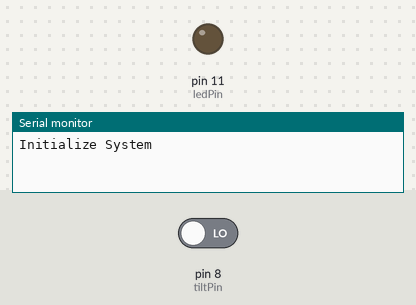
Recording of a sketch running on a simulated Arduino Uno, built with avr-gcc and run on an emulated ATmega328P. Shown: output pins drawn as LEDs (lit = HIGH), the last lines printed to the serial monitor. The inputs (shaded band) are chosen by the test bench; at power-on: pin 8 (tiltPin) LOW.

Above: at 1.2 s.
1.3 s: pin 8 (tiltPin) driven HIGH
At 2.5 s:
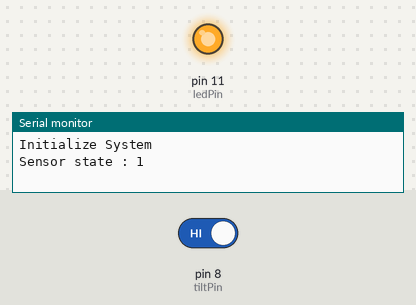
2.8 s: pin 8 (tiltPin) driven LOW
At 3.6 s:
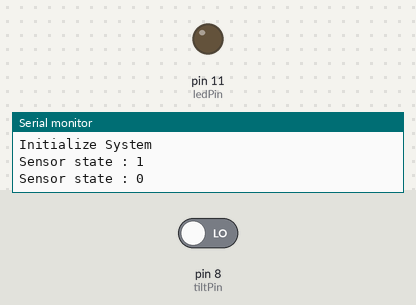
Timing chart, 0 to 5.8 s (numbered marks = the images above; inputs shaded):
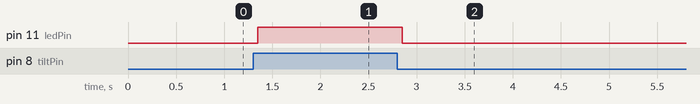

Measured:
- after the input at 1.3 s, pin 11 (ledPin): LOW → HIGH after 0.05 s
- after the input at 2.8 s, pin 11 (ledPin): HIGH → LOW after 0.05 s

The sketch:

tilt_switch_bonus_project.ino
```cpp
//Parameters
const int tiltPin = 8;
const int ledPin = 11;
//Variables
bool tiltStatus = false;
bool oldTiltStatus = false;
unsigned long lastDebounceTime = 0;
unsigned long debounceDelay = 50;

void setup() {
//Init Serial USB
Serial.begin(9600);
Serial.println(F("Initialize System"));
//Init digital input
pinMode(tiltPin, INPUT);
//Init digital output
pinMode(ledPin, OUTPUT);
}

void loop() {
debounceTilt();
if (tiltStatus == true) {
digitalWrite(ledPin, HIGH);
} else {
digitalWrite(ledPin, LOW);
}
}

void debounceTilt() {
//debounce TiltSwitch
int reading = digitalRead(tiltPin);
if (reading != oldTiltStatus) {
lastDebounceTime = millis();
}
if ((millis() - lastDebounceTime) > debounceDelay) {
if (reading != tiltStatus) {
tiltStatus = reading;
Serial.print(F("Sensor state : ")); Serial.println(tiltStatus);
}
}
oldTiltStatus = reading;
}
```
